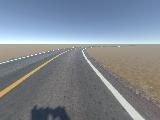
#> input picture Chapter1/opencv_drive/test.jpg, 160 x 120 px
$ python img_analysis.py
#> lines starting #> are read from the running program, lines starting #| are printed output that depends on the picture; after the words box and inside, x2 and y2 are one past the last pixel; in counts of white or black regions, pixels touching at a corner belong together; long printed decimals are rounded
import cv2
import numpy as np
import math

# ----------------------1.基于HSV空间的特定颜色区域提取------------------
# 读取图像并转换到HSV空间
frame = cv2.imread("test.jpg")
#> frame is the input picture: shape (120, 160, 3); mean B, G, R 146.2, 136.2, 128
frame = cv2.GaussianBlur(frame, (5, 5), 1)  # -----2.基于高斯模糊的噪声滤除----
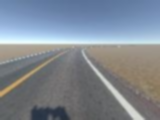
#> frame: shape (120, 160, 3); mean B, G, R 146.2, 136.2, 128
hsv = cv2.cvtColor(frame, cv2.COLOR_BGR2HSV)
#> hsv: shape (120, 160, 3); mean H, S, V 83.3, 44.8, 152.1
# 黄色线检测
lower_blue = np.array([15, 40, 40])
upper_blue = np.array([45, 255, 255])
yellow_mask = cv2.inRange(hsv, lower_blue, upper_blue)
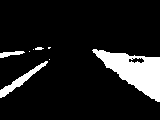
#> yellow_mask: shape (120, 160); 11.3% white; 8 white regions (4 under 20 px), largest, box (x1, y1, x2, y2) and area: (92, 49, 160, 102) 1709, (0, 61, 48, 98) 340, (0, 51, 25, 58) 96, (35, 47, 44, 50) 21
cv2.imwrite("yellow_mask.jpg", yellow_mask)
# 白色线检测
lower_blue = np.array([0, 0, 200])
upper_blue = np.array([180, 30, 255])
white_mask = cv2.inRange(hsv, lower_blue, upper_blue)
#> white_mask: shape (120, 160); 3.1% white; 2 white regions, box (x1, y1, x2, y2) and area: (0, 40, 160, 44) 365, (94, 68, 143, 120) 229
# 保存中间结果
cv2.imwrite("yellow_mask.jpg", yellow_mask)
cv2.imwrite("white_mask.jpg", white_mask)

# ----------------------3.基于Canny算子的边缘轮廓提取------------------
# 黄色线边缘提取
yellow_edge = cv2.Canny(yellow_mask, 200, 400)
#> yellow_edge: shape (120, 160); 2.2% white in thin lines or dots, all inside (x1, y1, x2, y2) = (0, 46, 160, 102)
# 白色线边缘提取white
white_edge = cv2.Canny(white_mask, 200, 400)
#> white_edge: shape (120, 160); 2% white in thin lines or dots, all inside (x1, y1, x2, y2) = (0, 39, 160, 120)
# 保存中间结果
cv2.imwrite("yellow_edge.jpg", yellow_edge)
cv2.imwrite("white_edge.jpg", white_edge)

# ----------------------------4.感兴趣区域提取----------------------------
def region_of_interest(edges, color="yellow"):
    height, width = edges.shape
    mask = np.zeros_like(edges)
    # 定义感兴趣区域掩码轮廓
    if color == "yellow":
        polygon = np.array(
            [
                [
                    (0, height * 1 / 2),
                    (width * 1 / 2, height * 1 / 2),
                    (width * 1 / 2, height),
                    (0, height),
                ]
            ],
            np.int32,
        )
    else:
        polygon = np.array(
            [
                [
                    (width * 1 / 2, height * 1 / 2),
                    (width, height * 1 / 2),
                    (width, height),
                    (width * 1 / 2, height),
                ]
            ],
            np.int32,
        )
    # 填充感兴趣区域掩码
    cv2.fillPoly(mask, polygon, 255)
    # 提取感兴趣区域
    croped_edge = cv2.bitwise_and(edges, mask)
    return croped_edge

# 黄色车道线感兴趣区域提取
yellow_croped = region_of_interest(yellow_edge, color="yellow")
#> in region_of_interest, `cv2.fillPoly(mask, polygon, 255)`:
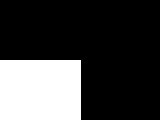
#> mask: shape (120, 160); 25.3% white; 1 white region, box (x1, y1, x2, y2) and area: (0, 60, 81, 120) 4860
#> in region_of_interest, `croped_edge = cv2.bitwise_and(edges, mask)`: croped_edge: shape (120, 160); 0.69% white in thin lines or dots, all inside (x1, y1, x2, y2) = (0, 60, 51, 98)
cv2.imwrite("yellow_croped.jpg", yellow_croped)
# 白色车道线感兴趣区域提取
white_croped = region_of_interest(white_edge, color="white")
#> call 2 of region_of_interest, with color = 'white'
#> in region_of_interest (call 2), `cv2.fillPoly(mask, polygon, 255)`:
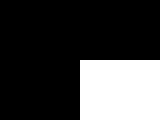
#> mask: shape (120, 160); 25% white; 1 white region, box (x1, y1, x2, y2) and area: (80, 60, 160, 120) 4800
#> in region_of_interest (call 2), `croped_edge = cv2.bitwise_and(edges, mask)`:
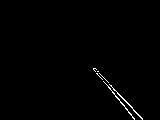
#> croped_edge: shape (120, 160); 0.77% white in thin lines or dots, all inside (x1, y1, x2, y2) = (93, 68, 143, 120)
cv2.imwrite("white_croped.jpg", white_croped)

# ----------------------------5.基于霍夫变换的直线检测----------------------------
rho = 1  # 距离精度：1像素
angle = np.pi / 180  # 角度精度：1度
min_thr = 10  # 最少投票数
white_lines = cv2.HoughLinesP(
    white_croped, rho, angle, min_thr, np.array([]), minLineLength=8, maxLineGap=8
)
#> white_lines = [[108, 86, 133, 118], [95, 68, 142, 118], [119, 99, 134, 119], [94, 68, 142, 119], [101, 78, 120, 102], [93, 68, 103, 81]]
yellow_lines = cv2.HoughLinesP(
    yellow_croped, rho, angle, min_thr, np.array([]), minLineLength=8, maxLineGap=8
)
#> yellow_lines = [[1, 89, 46, 60], [20, 86, 47, 63], [12, 91, 50, 60], [2, 97, 15, 87]]
# 输出查看返回的白色线段
print(white_lines)
#| [[[108  86 133 118]]
#|  [[ 95  68 142 118]]
#|  [[119  99 134 119]]
#|  [[ 94  68 142 119]]
#|  [[101  78 120 102]]
#|  [[ 93  68 103  81]]]


# --------------------------------6.小线段聚类------------------------------------
def make_points(frame, line):
    """根据直线斜率和截距计算指定高度处的起始坐标"""
    height, width, _ = frame.shape
    slope, intercept = line
    y1 = height
    y2 = int(y1 * 1 / 2)
    x1 = int((y1 - intercept) / slope)
    x2 = int((y2 - intercept) / slope)
    # x1 = max(-width, min(2 * width, int((y1 - intercept) / slope)))
    # x2 = max(-width, min(2 * width, int((y2 - intercept) / slope)))
    return [x1, y1, x2, y2]

def average_lines(frame, lines, direction="left"):
    """对小线段进行聚类"""
    lane_line = []
    if lines is None:
        print(direction + "没有检测到线段")
        return lane_line
    fits = []
    # 计算每条小线段的斜率和截距
    for line in lines:
        for x1, y1, x2, y2 in line:
            # 最小二乘法拟合
            fit = np.polyfit((x1, x2), (y1, y2), 1)
            slope = fit[0]  # 斜率
            intercept = fit[1]  # 截距
            if direction == "left" and slope < 0:
                fits.append((slope, intercept))
            elif direction == "right" and slope > 0:
                fits.append((slope, intercept))
    # 计算所有小线段的平均斜率和截距
    if len(fits) > 0:
        fit_average = np.average(fits, axis=0)
        lane_line = make_points(frame, fit_average)
    return lane_line

yellow_lane = average_lines(frame, yellow_lines, direction="left")
#> the loop in average_lines, `for line in lines:` made 4 passes
#> after the loop in average_lines, `for line in lines:`: fits = [(-0.644, 89.64), (-0.852, 103), (-0.816, 100.8), (-0.769, 98.54)]
#> in average_lines, `fit_average = np.average(fits, axis=0)`: fit_average = [-0.77, 98]
#> in make_points, `slope, intercept = line`: slope = -0.77; intercept = 98
#> in make_points, `x1 = int((y1 - intercept) / slope)`: x1 = -28
#> in make_points, `x2 = int((y2 - intercept) / slope)`: x2 = 49
#> in average_lines, `lane_line = make_points(frame, fit_average)`: lane_line = [-28, 120, 49, 60]
#> yellow_lane = [-28, 120, 49, 60]
white_lane = average_lines(frame, white_lines, direction="right")
#> the loop in average_lines (call 2), `for line in lines:` made 6 passes
#> white_lane = [136, 120, 87, 60]
print(white_lane)
#| [136, 120, 87, 60]

# --------------------------------7.可视化显示检测结果------------------------------------
def display_line(frame, line, line_color=(0, 0, 255), line_width=3):
    """在原图上合成展示线段"""
    line_img = np.zeros_like(frame)
    x1, y1, x2, y2 = line
    cv2.line(line_img, (x1, y1), (x2, y2), line_color, line_width)
    line_img = cv2.addWeighted(frame, 0.8, line_img, 1, 1)
    return line_img

# 调用
img_yellow = display_line(frame, yellow_lane, line_color=(0, 0, 255), line_width=3)
#> in display_line, `x1, y1, x2, y2 = line`: x1 = -28; y1 = 120; x2 = 49; y2 = 60
#> in display_line, `line_img = cv2.addWeighted(frame, 0.8, line_img, 1, 1)`:
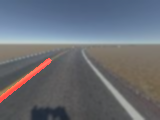
#> line_img: shape (120, 160, 3); mean B, G, R 117.9, 109.9, 106
img_white = display_line(frame, white_lane, line_color=(0, 0, 255), line_width=3)
#> call 2 of display_line, with line_color = (0, 0, 255), line_width = 3
#> in display_line (call 2), `x1, y1, x2, y2 = line`: x1 = 136; x2 = 87
#> in display_line (call 2), `line_img = cv2.addWeighted(frame, 0.8, line_img, 1, 1)`:
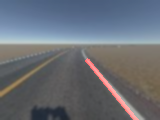
#> line_img: shape (120, 160, 3); mean B, G, R 117.9, 109.9, 105.3
cv2.imwrite("img_yellow.jpg", img_yellow)
cv2.imwrite("img_white.jpg", img_white)

# --------------------------------8.动作控制(转向角计算)------------------------------------
def compute_steer_angle(yellow_lane, white_lane, height, width):
    x_offset = 0
    y_offset = int(height / 2)
    # 分情况计算横纵偏移值
    if len(yellow_lane) > 0 and len(white_lane) > 0:  # 检测到2条线
        _, _, left_x2, _ = yellow_lane
        _, _, right_x2, _ = white_lane
        mid = int(width / 2)
        x_offset = (left_x2 + right_x2) / 2 - mid
    elif len(yellow_lane) > 0:  # 只检测到黄色车道线
        x1, _, x2, _ = yellow_lane
        x_offset = x2 - x1
    elif len(white_lane) > 0:  # 只检测到白色车道线
        x1, _, x2, _ = white_lane
        x_offset = x2 - x1
    else:  # 都没检测到
        print("检测不到车道线，即将停止")
        return -1
    # 计算最终转向角度
    angle_to_mid_radian = math.atan(x_offset / y_offset)
    angle_to_mid_deg = int(angle_to_mid_radian * 180.0 / math.pi) # 转换为角度
    steering_angle = angle_to_mid_deg / 45.0 # 归一化到区间
    return steering_angle

# 计算转向角
height, width, _ = frame.shape
#> height = 120; width = 160
steering_angle = compute_steer_angle(yellow_lane, white_lane, height, width)
#> in compute_steer_angle, `_, _, left_x2, _ = yellow_lane`: left_x2 = 49
#> in compute_steer_angle, `_, _, right_x2, _ = white_lane`: right_x2 = 87
#> in compute_steer_angle, `x_offset = (left_x2 + right_x2) / 2 - mid`: x_offset = -12
#> in compute_steer_angle, `angle_to_mid_radian = math.atan(x_offset / y_offset)`: angle_to_mid_radian = -0.197
#> in compute_steer_angle, `angle_to_mid_deg = int(angle_to_mid_radian * 180.0 / math.pi)`: angle_to_mid_deg = -11
#> in compute_steer_angle, `steering_angle = angle_to_mid_deg / 45.0`: steering_angle = -0.244
#> steering_angle = -0.244
print(steering_angle)
#| -0.2444
